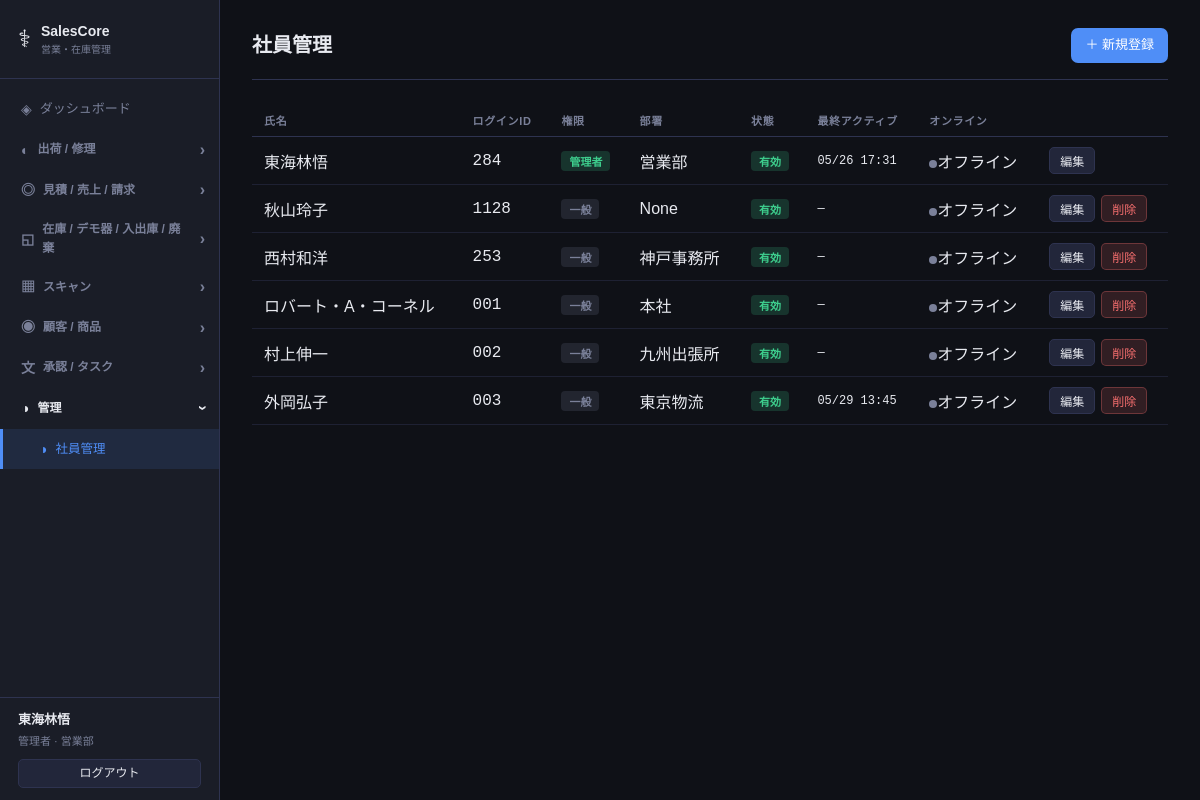
Screenshot of /staff (signed in) with the database file from the repository.
### models.py (models this page shows)
class Base(DeclarativeBase):
    pass

class Staff(Base):
    __tablename__ = "staffs"
    id = Column(Integer, primary_key=True, autoincrement=True)
    name = Column(String(100), nullable=False)
    login_id = Column(String(50), unique=True, nullable=False)
    password_hash = Column(String(200), nullable=False)
    role = Column(String(20), default="user")
    department = Column(String(100), nullable=True)
    email = Column(String(200), nullable=True)
    is_active = Column(Boolean, default=True)
    last_active_at = Column(DateTime, nullable=True)
    last_active_page = Column(String(200), nullable=True)
    created_at = Column(DateTime, default=datetime.now)

### routers/staff.py (the view)
@router.get("/staff", response_class=HTMLResponse)
def list_staff(request: Request, db: Session = Depends(get_db)):
    current = get_staff_or_redirect(request, db)
    if not current:
        return RedirectResponse("/login", status_code=303)
    if current.role != "admin":
        return RedirectResponse("/", status_code=303)
    staffs = db.query(Staff).order_by(Staff.id).all()
    now = datetime.now()
    return templates.TemplateResponse("staff/list.html", {
        "request": request, "staffs": staffs, "current": current, "now": now
    })

### templates/staff/list.html (shortened to what this page needs)
﻿{% extends "base.html" %}
{% block content %}
<div class="page-header">
  <h1 class="page-title">社員管理</h1>
  <a href="/staff/new" class="btn btn-primary">＋ 新規登録</a>
</div>
<div class="table-wrap">
  <table class="table">
    <thead><tr><th>氏名</th><th>ログインID</th><th>権限</th><th>部署</th><th>状態</th><th>最終アクティブ</th><th>オンライン</th><th></th></tr></thead>
    <tbody>
      {% for s in staffs %}
      {% set diff = (now - s.last_active_at).total_seconds() if s.last_active_at else 999999 %}
      {% set is_online = diff < 300 %}
      <tr>
        <td>{{ s.name }}</td>
        <td class="mono">{{ s.login_id }}</td>
        <td><span class="badge {{ 'badge-accepted' if s.role == 'admin' else 'badge-draft' }}">{{ "管理者" if s.role == "admin" else "一般" }}</span></td>
        <td>{{ s.department or "―" }}</td>
        <td><span class="badge {{ 'badge-accepted' if s.is_active else 'badge-rejected' }}">{{ "有効" if s.is_active else "無効" }}</span></td>
        <td class="mono text-sm">{{ s.last_active_at.strftime("%m/%d %H:%M") if s.last_active_at else "―" }}</td>
        <td><span class="online-dot {{ 'online' if is_online else 'offline' }}"></span>{{ "オンライン" if is_online else "オフライン" }}</td>
        <td class="actions">
          <a href="/staff/{{ s.id }}/edit" class="btn btn-sm btn-ghost">編集</a>
          {% if s.id != current.id %}
          <form method="post" action="/staff/{{ s.id }}/delete" style="display:inline" onsubmit="return confirm('削除しますか？')">
            <button class="btn btn-sm btn-danger">削除</button>
          </form>
          {% endif %}
        </td>
      </tr>
      {% endfor %}
    </tbody>
  </table>
</div>
{% endblock %}

### templates/base.html (shortened to what this page needs)
<!DOCTYPE html>
<html lang="ja">
<head>
  <link rel="stylesheet" href="/static/css/style.css">
</head>
<body>
  <nav class="sidebar" id="sidebar">
    <div class="logo">
      <span class="logo-icon">⚕</span>
      <div>
        <div class="logo-title">SalesCore</div>
        <div class="logo-sub">営業・在庫管理</div>
      </div>
    </div>
    <ul class="nav-list">
      <li><a href="/" class="nav-link {% if request.url.path == '/' %}active{% endif %}" onclick="closeMenu()"><span class="nav-icon">◈</span> ダッシュボード</a></li>
      {% set grp1_active = ('/shipments' in request.url.path and '/repairs' not in request.url.path) or '/repairs' in request.url.path %}
      <li class="nav-group-item">
        <div class="nav-group-header {% if grp1_active %}open{% endif %}" onclick="toggleGroup('grp-shipment')">
          <span class="nav-icon">◐</span> 出荷 / 修理 <span class="nav-arrow">›</span>
        </div>
      </li>
      {% set grp2_active = '/quotes' in request.url.path or '/sales' in request.url.path or '/invoices' in request.url.path %}
      <li class="nav-group-item">
        <div class="nav-group-header {% if grp2_active %}open{% endif %}" onclick="toggleGroup('grp-sales')">
          <span class="nav-icon">◎</span> 見積 / 売上 / 請求 <span class="nav-arrow">›</span>
        </div>
      </li>
      {% set grp3_active = request.url.path == '/inventory' or 'history' in request.url.path or 'disposal' in request.url.path or '/demo' in request.url.path %}
      <li class="nav-group-item">
        <div class="nav-group-header {% if grp3_active %}open{% endif %}" onclick="toggleGroup('grp-inventory')">
          <span class="nav-icon">◱</span> 在庫 / デモ器 / 入出庫 / 廃棄 <span class="nav-arrow">›</span>
        </div>
      </li>
      {% set grp4_active = '/barcode' in request.url.path %}
      <li class="nav-group-item">
        <div class="nav-group-header {% if grp4_active %}open{% endif %}" onclick="toggleGroup('grp-scan')">
          <span class="nav-icon">▦</span> スキャン <span class="nav-arrow">›</span>
        </div>
      </li>
      {% set grp5_active = '/customers' in request.url.path or '/products' in request.url.path %}
      <li class="nav-group-item">
        <div class="nav-group-header {% if grp5_active %}open{% endif %}" onclick="toggleGroup('grp-customer')">
          <span class="nav-icon">◉</span> 顧客 / 商品 <span class="nav-arrow">›</span>
        </div>
      </li>
      {% set grp6_active = '/approval' in request.url.path or '/tasks' in request.url.path %}
      <li class="nav-group-item">
        <div class="nav-group-header {% if grp6_active %}open{% endif %}" onclick="toggleGroup('grp-approval')">
          <span class="nav-icon">文</span> 承認 / タスク <span class="nav-arrow">›</span>
        </div>
      </li>
      {% if request.state.staff and request.state.staff["role"] == "admin" %}
      {% set grp7_active = '/staff' in request.url.path %}
      <li class="nav-group-item">
        <div class="nav-group-header {% if grp7_active %}open{% endif %}" onclick="toggleGroup('grp-admin')">
          <span class="nav-icon">◑</span> 管理 <span class="nav-arrow">›</span>
        </div>
        <ul class="nav-group {% if grp7_active %}open{% endif %}" id="grp-admin">
          <li><a href="/staff" class="nav-link {% if '/staff' in request.url.path %}active{% endif %}" onclick="closeMenu()"><span class="nav-icon">◑</span> 社員管理</a></li>
        </ul>
      </li>
      {% endif %}
    </ul>
    <div class="sidebar-user">
      {% if request.state.staff %}
      <div class="sidebar-user-name">{{ request.state.staff["name"] }}</div>
      <div class="sidebar-user-role">{{ "管理者" if request.state.staff["role"] == "admin" else "一般" }}{% if request.state.staff["department"] %} · {{ request.state.staff["department"] }}{% endif %}</div>
      <a href="/logout" class="btn btn-ghost btn-sm" style="margin-top:8px;width:100%;justify-content:center">ログアウト</a>
      {% endif %}
    </div>
  </nav>
  <main class="main">
    <div class="content">
      {% block content %}{% endblock %}
    </div>
  </main>
</body>
</html>

### static/css/style.css (style rules this page uses)
*, *::before, *::after { box-sizing: border-box; margin: 0; padding: 0; }
body { font-family: var(--font); background: var(--bg); color: var(--text); display: flex; min-height: 100vh; font-size: 14px; line-height: 1.6; }
.sidebar { width: 220px; min-height: 100vh; background: var(--surface); border-right: 1px solid var(--border); display: flex; flex-direction: column; position: fixed; left: 0; top: 0; bottom: 0; z-index: 100; transition: transform .25s; }
.logo { display: flex; align-items: center; gap: 10px; padding: 20px 18px; border-bottom: 1px solid var(--border); }
.logo-icon { font-size: 24px; }
.logo-title { font-size: 14px; font-weight: 700; }
.logo-sub { font-size: 10px; color: var(--text-muted); }
.nav-list { list-style: none; padding: 10px 0; flex: 1; overflow-y: auto; }
.nav-link { display: flex; align-items: center; gap: 8px; padding: 9px 18px; color: var(--text-muted); text-decoration: none; font-size: 13px; transition: all .15s; border-left: 3px solid transparent; }
.nav-link.active { background: rgba(79,142,247,.12); color: var(--accent); border-left-color: var(--accent); }
.nav-icon { font-size: 14px; }
.nav-group-item { list-style: none; }
.nav-group-header { display: flex; align-items: center; gap: 8px; padding: 9px 14px 9px 18px; font-size: 12px; font-weight: 700; color: var(--text-muted); cursor: pointer !important; user-select: none; border-left: 3px solid transparent; transition: background .15s, color .15s; }
.nav-group-header.open { color: var(--text); }
.nav-arrow { margin-left: auto; font-size: 16px; transition: transform .2s; display: inline-block; line-height: 1; pointer-events: none; }
.nav-group-header.open .nav-arrow { transform: rotate(90deg); }
.nav-group { list-style: none; padding: 0; display: none; }
.nav-group.open { display: block; }
.nav-group .nav-link { padding-left: 36px; font-size: 12.5px; }
.main { margin-left: 220px; flex: 1; min-width: 0; }
.content { padding: 28px 32px; max-width: 1200px; }
.page-header { display: flex; align-items: center; justify-content: space-between; margin-bottom: 24px; padding-bottom: 16px; border-bottom: 1px solid var(--border); flex-wrap: wrap; gap: 10px; }
.page-title { font-size: 20px; font-weight: 700; }
.table-wrap { overflow-x: auto; -webkit-overflow-scrolling: touch; }
.table { width: 100%; border-collapse: collapse; min-width: 500px; }
.table th { text-align: left; font-size: 11px; font-weight: 600; color: var(--text-muted); text-transform: uppercase; letter-spacing: .06em; padding: 8px 12px; border-bottom: 1px solid var(--border); white-space: nowrap; }
.table td { padding: 10px 12px; border-bottom: 1px solid rgba(46,51,80,.5); vertical-align: middle; }
.badge { display: inline-flex; align-items: center; padding: 2px 8px; border-radius: 4px; font-size: 11px; font-weight: 600; white-space: nowrap; }
.badge-draft { background: rgba(122,128,153,.18); color: var(--text-muted); }
.badge-accepted { background: rgba(62,207,142,.18); color: var(--success); }
.btn { display: inline-flex; align-items: center; gap: 6px; padding: 7px 14px; border-radius: 7px; font-size: 13px; font-weight: 500; border: none; cursor: pointer; text-decoration: none; transition: all .15s; white-space: nowrap; }
.btn-primary { background: var(--accent); color: #fff; }
.btn-ghost { background: var(--surface2); color: var(--text); border: 1px solid var(--border); }
.btn-danger { background: rgba(247,111,111,.15); color: var(--danger); border: 1px solid rgba(247,111,111,.3); }
.btn-sm { padding: 4px 10px; font-size: 12px; border-radius: 5px; }
.mono { font-family: var(--mono); }
.text-sm { font-size: 12px; }
.actions { display: flex; gap: 6px; white-space: nowrap; }
.online-dot { width: 8px; height: 8px; border-radius: 50%; display: inline-block; flex-shrink: 0; }
.online-dot.offline { background: var(--text-muted); }
.sidebar-user { padding: 12px 18px; border-top: 1px solid var(--border); margin-top: auto; }
.sidebar-user-name { font-size: 13px; font-weight: 700; color: var(--text); }
.sidebar-user-role { font-size: 11px; color: var(--text-muted); margin-top: 2px; }

### rows the page displays
Staff: state.staff.name "東海林悟", role "管理者", state.staff.department "営業部", name "東海林悟", login_id "284", department "営業部", is_active "有効", last_active_at "05/26 17:31", value "オフライン"
Staff: name "秋山玲子", login_id "1128", role "一般", department "None", is_active "有効", last_active_at "―", value "オフライン"
Staff: name "西村和洋", login_id "253", role "一般", department "神戸事務所", is_active "有効", last_active_at "―", value "オフライン"
Staff: name "ロバート・A・コーネル", login_id "001", role "一般", department "本社", is_active "有効", last_active_at "―", value "オフライン"
Staff: name "村上伸一", login_id "002", role "一般", department "九州出張所", is_active "有効", last_active_at "―", value "オフライン"
Staff: name "外岡弘子", login_id "003", role "一般", department "東京物流", is_active "有効", last_active_at "05/29 13:45", value "オフライン"
